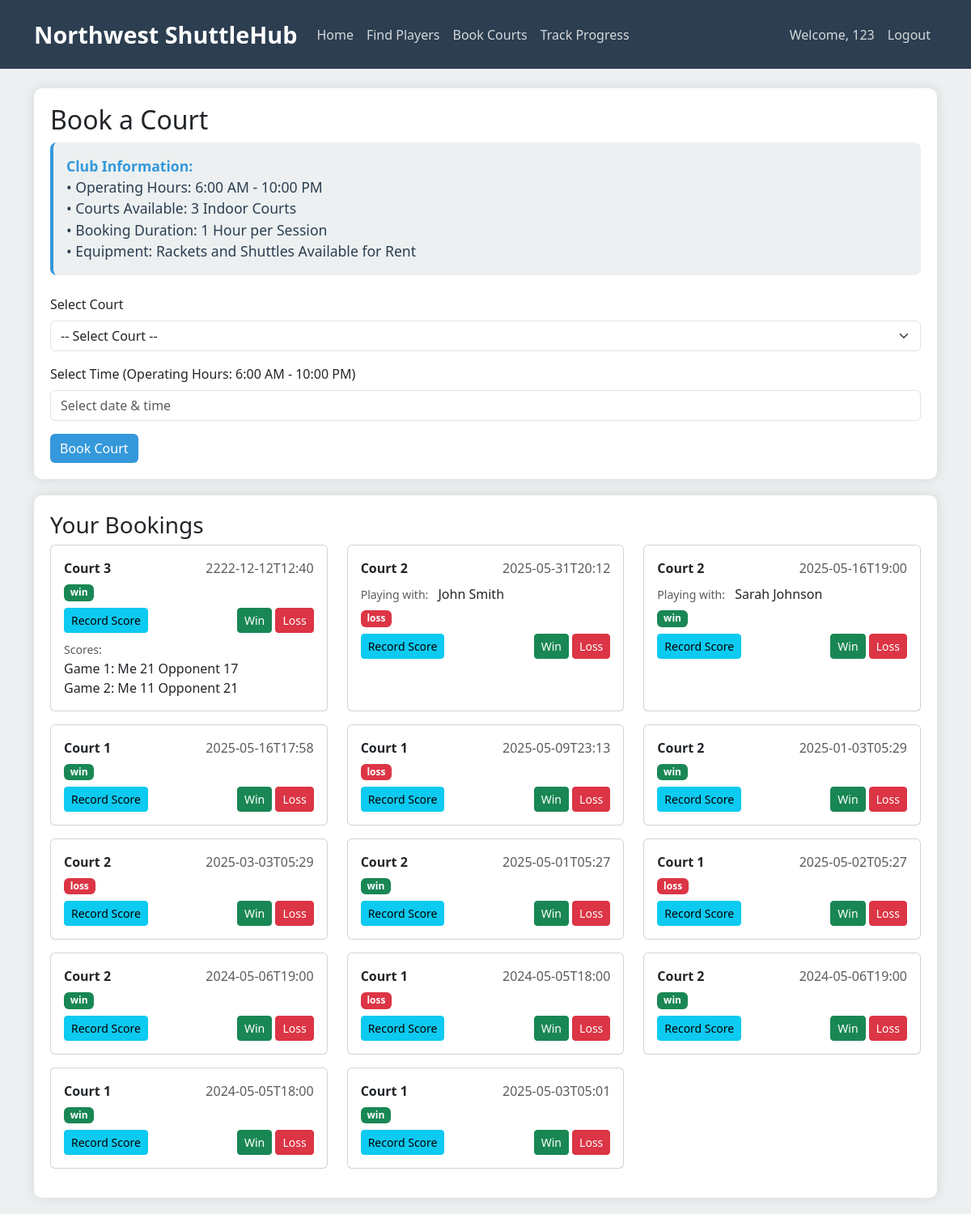
Screenshot of /book-courts (signed in) with the database file from the repository.
### tables this page shows
CREATE TABLE users (
                id INTEGER PRIMARY KEY AUTOINCREMENT,
                username TEXT UNIQUE NOT NULL,
                email TEXT UNIQUE NOT NULL,
                password_hash TEXT NOT NULL,
                level TEXT NOT NULL,
                created_at TIMESTAMP DEFAULT CURRENT_TIMESTAMP
            );

CREATE TABLE bookings (
                id INTEGER PRIMARY KEY AUTOINCREMENT,
                court TEXT NOT NULL,
                time TEXT NOT NULL,
                result TEXT DEFAULT ''
            , matched_player TEXT, matched_player_level TEXT, user_id INTEGER REFERENCES users(id), scores TEXT);

### app.py (the view, shortened to what this page needs)
@app.route('/book-courts', methods=['GET', 'POST'])
def book_courts():
    db = get_db()
    now = datetime.now().strftime("%Y-%m-%dT%H:%M")
    bookings = db.execute('SELECT * FROM bookings ORDER BY id DESC').fetchall()
    return render_template('book_courts.html', bookings=bookings, now=now)

### app.py (called while the page is built)
def get_db():
    db = getattr(g, '_database', None)
    if db is None:
        db = g._database = sqlite3.connect(DATABASE)
        db.row_factory = sqlite3.Row  # 让结果支持 dict-like 访问
    return db

@app.teardown_appcontext
def close_connection(exception):
    db = getattr(g, '_database', None)
    if db:
        db.close()

@app.before_request
def load_logged_in_user():
    user_id = session.get('user_id')
    if user_id is None:
        g.user = None
    else:
        g.user = get_db().execute(
            'SELECT * FROM users WHERE id = ?', (user_id,)
        ).fetchone()

### templates/book_courts.html (shortened to what this page needs)
<!DOCTYPE html>
<html lang="en">
<head>
    <link href="https://cdn.jsdelivr.net/npm/bootstrap@5.3.0/dist/css/bootstrap.min.css" rel="stylesheet">
    <link href="https://cdn.jsdelivr.net/npm/flatpickr/dist/flatpickr.min.css" rel="stylesheet"/>
    <link rel="stylesheet" href="https://cdnjs.cloudflare.com/ajax/libs/font-awesome/6.0.0/css/all.min.css">
</head>
<body>
    <nav class="navbar navbar-expand-lg navbar-dark">
        <div class="container">
            <a class="navbar-brand" href="{{ url_for('home') }}">Northwest ShuttleHub</a>
            <div class="collapse navbar-collapse" id="navbarNav">
                <ul class="navbar-nav me-auto">
                    <li class="nav-item">
                        <a class="nav-link" href="{{ url_for('home') }}">Home</a>
                    </li>
                    <li class="nav-item">
                        <a class="nav-link" href="{{ url_for('find_players') }}">Find Players</a>
                    </li>
                    <li class="nav-item">
                        <a class="nav-link" href="{{ url_for('book_courts') }}">Book Courts</a>
                    </li>
                    <li class="nav-item">
                        <a class="nav-link" href="{{ url_for('track_progress') }}">Track Progress</a>
                    </li>
                </ul>
                <ul class="navbar-nav">
                    {% if g.user %}
                    <li class="nav-item">
                        <span class="nav-link">Welcome, {{ g.user['username'] }}</span>
                    </li>
                    <li class="nav-item">
                        <a class="nav-link" href="{{ url_for('logout') }}">Logout</a>
                    </li>
                    {% endif %}
                </ul>
            </div>
        </div>
    </nav>
    <div class="container mt-4">
        <div class="row">
            <div class="col-lg-12">
                <div class="booking-container">
                    <h2>Book a Court</h2>
                    <div class="club-info">
                        <strong>Club Information:</strong><br>
                        • Operating Hours: 6:00 AM - 10:00 PM<br>
                        • Courts Available: 3 Indoor Courts<br>
                        • Booking Duration: 1 Hour per Session<br>
                        • Equipment: Rackets and Shuttles Available for Rent
                    </div>
                    <form method="POST">
                        <div class="mb-3">
                            <label for="court" class="form-label">Select Court</label>
                            <select id="court" name="court" class="form-select" required>
                                <option value="">-- Select Court --</option>
                            </select>
                        </div>
                        <div class="mb-3">
                            <label for="time" class="form-label">Select Time (Operating Hours: 6:00 AM - 10:00 PM)</label>
                            <input type="text" id="timePicker" class="form-control" placeholder="Select date & time" required>
                        </div>
                        <button type="submit" class="btn btn-primary">Book Court</button>
                    </form>
                </div>
                <div class="booking-container">
                    <h3>Your Bookings</h3>
                    <div class="row">
                        {% for booking in bookings %}
                            <div class="col-md-6 col-lg-4 mb-3">
                                <div class="card h-100">
                                    <div class="card-body">
                                        <div class="d-flex justify-content-between align-items-center mb-2">
                                            <strong>{{ booking.court }}</strong>
                                            <span class="text-muted">{{ booking.time }}</span>
                                        </div>
                                        {% if booking.matched_player %}
                                        <div class="matched-player-info mb-2">
                                            <small class="text-muted">Playing with:</small>
                                            <span class="ms-2">{{ booking.matched_player }}</span>
                                        </div>
                                        {% endif %}
                                        <div class="d-flex justify-content-between align-items-center mb-2">
                                            <span class="badge {% if booking.result == 'win' %}bg-success{% elif booking.result == 'loss' %}bg-danger{% else %}bg-secondary{% endif %}">
                                                {{ booking.result if booking.result else 'Pending' }}
                                            </span>
                                        </div>
                                        <div class="d-flex justify-content-between align-items-center">
                                            <button class="btn btn-info btn-sm" onclick="openScoreModal('{{ booking.id }}')">Record Score</button>
                                            <div>
                                                <form method="POST" action="/set-result" class="d-inline">
                                                    <button class="btn btn-success btn-sm">Win</button>
                                                </form>
                                                <form method="POST" action="/set-result" class="d-inline">
                                                    <button class="btn btn-danger btn-sm">Loss</button>
                                                </form>
                                            </div>
                                        </div>
                                        {% if booking.scores %}
                                        <div class="mt-2">
                                            <small class="text-muted">Scores:</small>
                                            <div class="scores-display">
                                                {{ booking.scores | safe }}
                                            </div>
                                        </div>
                                        {% endif %}
                                    </div>
                                </div>
                            </div>
                        {% else %}
                            <div class="col-12">
                                <p class="text-muted">No bookings yet.</p>
                            </div>
                        {% endfor %}
                    </div>
                </div>
            </div>
        </div>
    </div>
</body>
</html>

### templates/book_courts.html (style rules this page uses)
:root { --primary-color: #2c3e50; --secondary-color: #3498db; --accent-color: #e74c3c; --light-blue: #ecf0f1; --dark-blue: #2c3e50; --orange: #e67e22; }
body { font-family: 'Segoe UI', Tahoma, Geneva, Verdana, sans-serif; background-color: var(--light-blue); }
.navbar { background-color: var(--dark-blue); padding: 1rem 0; }
.navbar-brand { color: white !important; font-size: 1.8rem; font-weight: bold; }
.nav-link { color: rgba(255, 255, 255, 0.8) !important; transition: color 0.3s ease; }
.booking-container { background: white; padding: 20px; border-radius: 10px; box-shadow: 0 0 15px rgba(0,0,0,0.1); margin-bottom: 20px; }
.btn-primary { background-color: var(--secondary-color); border: none; }
.club-info { font-family: 'Segoe UI', Tahoma, Geneva, Verdana, sans-serif; font-size: 1.1rem; font-weight: 500; color: var(--dark-blue); margin-bottom: 1.5rem; padding: 1rem; background-color: var(--light-blue); border-radius: 8px; border-left: 4px solid var(--secondary-color); }
.club-info strong { font-weight: 600; color: var(--secondary-color); }

### rows the page displays
users: user.username "123"
bookings: court "Court 3", time "2222-12-12T12:40", result "win", scores "Game 1: Me 21 Opponent 17 Game 2: Me 11 Opponent 21"
bookings: court "Court 2", time "2025-05-31T20:12", matched_player "John Smith", result "loss"
bookings: court "Court 2", time "2025-05-16T19:00", matched_player "Sarah Johnson", result "win"
bookings: court "Court 1", time "2025-05-16T17:58", result "win"
bookings: court "Court 1", time "2025-05-09T23:13", result "loss"
bookings: court "Court 2", time "2025-01-03T05:29", result "win"
bookings: court "Court 2", time "2025-03-03T05:29", result "loss"
bookings: court "Court 2", time "2025-05-01T05:27", result "win"
bookings: court "Court 1", time "2025-05-02T05:27", result "loss"
bookings: court "Court 2", time "2024-05-06T19:00", result "win"
bookings: court "Court 1", time "2024-05-05T18:00", result "loss"
bookings: court "Court 2", time "2024-05-06T19:00", result "win"
bookings: court "Court 1", time "2024-05-05T18:00", result "win"
bookings: court "Court 1", time "2025-05-03T05:01", result "win"
